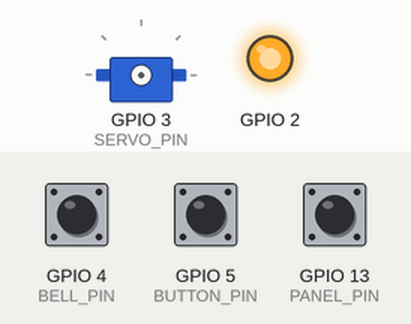
Recording of a sketch running on a simulated ESP8266 (NodeMCU). Parts: servo, output pins drawn as LEDs (lit = HIGH). The test bench sets the inputs (shaded band); at power-on: GPIO 5 (BUTTON_PIN) HIGH, GPIO 13 (PANEL_PIN) HIGH, GPIO 4 (BELL_PIN) HIGH. WiFi joins after 1.5 s; servers stay silent unless stated; no MQTT or app messages arrive unless stated; what the sketch prints to the serial monitor is not drawn.

Above: at 2.7 s.
2.8 s: GPIO 5 (BUTTON_PIN) pulled LOW for 0.15 s
4.4 s: GPIO 13 (PANEL_PIN) pulled LOW for 1 s
At 5.2 s:
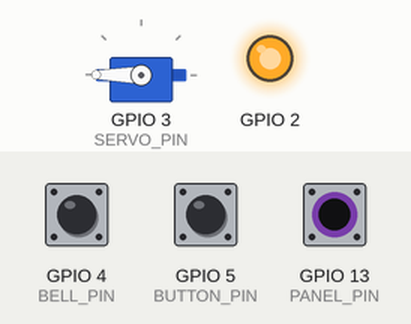
9.9 s: GPIO 5 (BUTTON_PIN) pulled LOW for 1 s
At 11.2 s:
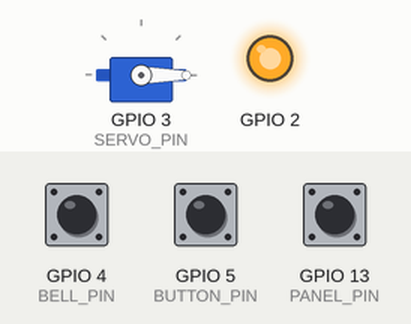
12.4 s: GPIO 5 (BUTTON_PIN) pulled LOW for 3.2 s
At 13.1 s:
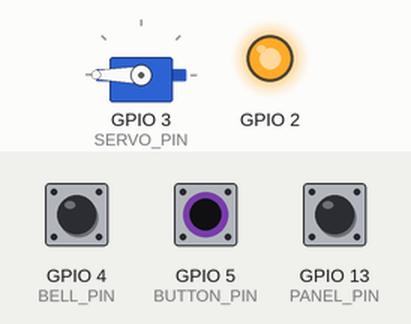
Timing chart, 0 to 15.4 s (numbered marks = the images above; inputs shaded):
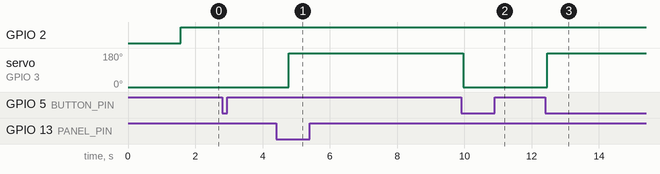

Measured:
- after the input at 4.4 s, servo on GPIO 3 (SERVO_PIN): 0° → 180° after 0.37 s
- after the input at 9.9 s, servo on GPIO 3 (SERVO_PIN): 180° → 0° after 0.06 s
- after the input at 12.4 s, servo on GPIO 3 (SERVO_PIN): 0° → 180° after 0.06 s

The sketch:

ESP8266_MQTT_HOUSE_DOOR.ino
```cpp
#include <ESP8266WiFi.h>
#include <PubSubClient.h>
#include <ArduinoOTA.h>
#include <Servo.h>
#define CLIENT_NAME "ESP8266_HOUSE_DOOR"


#define TOPIC_DOOR_LOCK "lock/door/house"
#define TOPIC_DOOR_SWITCH "switch/door/house"
#define TOPIC_DOOR_STATE "state/door/house"
#define BELL_MSG "bell"
#define BUTTON_MSG "button"
#define PANEL_MSG "panel"
#define LOCK_MSG "lock"
#define UNLOCK_MSG "unlock"
#define TOGGLE_MSG "toggle"

#define SERVO_PIN 3
#define BUTTON_PIN 5
#define BELL_PIN 4
#define PANEL_PIN 13

#define LOCK_VALUE 0
#define UNLOCK_VALUE 180
#define LOCKING_TIME 1850
#define BELL_DEBOUNCE 60


#define PUBLISH_DELAY 50
#define DEBOUNCE_TIME 300
#define DEBUG true


const char* ssid = "PoliNET";
const char* password = "12345678";
const char* mqtt_server = "192.168.1.17";

Servo servo;
WiFiClient espClient;
PubSubClient client(espClient);

char msg[50];
unsigned long lastButtonTime=0;
unsigned long lastPanelTime=0;
unsigned long lastBellTime=0;
int currentangle=0;
boolean isLocked=false;
boolean lastButton=LOW;
boolean lastPanel=LOW;
boolean lastBell=LOW;

void setup_wifi() {

  delay(10);
  // We start by connecting to a WiFi network
  dPrintln("");
  dPrint("Connecting to ");
  dPrintln(ssid);

  WiFi.begin(ssid, password);
  WiFi.mode(WIFI_STA);
  while (WiFi.status() != WL_CONNECTED) {
    delay(500);
    dPrint(".");
  }

  dPrintln("");
  dPrintln("WiFi connected");
  dPrintln("IP address: ");
  dPrintln(WiFi.localIP().toString());
}

void callback(char* topic_c, byte* payload_c, unsigned int length) {
  dPrint("Message arrived [");
  dPrint(topic_c);
  dPrint("] ");
  String payload="";
  String topic=topic_c;
  for (int i = 0; i < length; i++) {
    payload+=(char)payload_c[i];
  }
  dPrintln("");
  dPrintln("Processed: " + payload + ", topic:"+topic);

  if(topic==TOPIC_DOOR_LOCK){
    if(payload==LOCK_MSG)
      lockDoor();
    else if(payload==UNLOCK_MSG)
      unlockDoor();
    else if(payload == TOGGLE_MSG)
      toggleDoorOffline();


  }


}


void reconnect() {
  // Loop until we're reconnected
  while (!client.connected()) {
    dPrint("Attempting MQTT connection...");
    // Attempt to connect
    if (client.connect(CLIENT_NAME)) {
      dPrintln("connected");
      //Subscribe to topics
      client.subscribe(TOPIC_DOOR_LOCK,0);

    } else {
      dPrint("failed, rc=");
      dPrint((String)client.state());
      dPrintln(" try again in 5 seconds");
      // Wait 5 seconds before retrying
      unsigned long startTime=millis();
      while(millis()<startTime+5000){
        updateButtonsOffline();
        ArduinoOTA.handle();
      }
    }
  }
  digitalWrite(LED_BUILTIN,HIGH);
}

void dPrint(String text){
  if(DEBUG) Serial.print(text);
}

void dPrintln(String text){
  if(DEBUG) Serial.println(text);
}

void startOTAServer(){
  ArduinoOTA.setHostname(CLIENT_NAME);
  ArduinoOTA.onStart([]() {
    String type;
    if (ArduinoOTA.getCommand() == U_FLASH)
      type = "sketch";
    else // U_SPIFFS
      type = "filesystem";

    // NOTE: if updating SPIFFS this would be the place to unmount SPIFFS using SPIFFS.end()
    dPrintln("Start updating " + type);
  });
  ArduinoOTA.onEnd([]() {
    dPrintln("END OTA!");
  });
  ArduinoOTA.onProgress([](unsigned int progress, unsigned int total) {
    dPrintln("Progress: " + (progress / (total / 100)));
  });

  ArduinoOTA.onError([](ota_error_t error) {
    dPrintln("Error[%u]: " + error);
    if (error == OTA_AUTH_ERROR) dPrintln("Auth Failed");
    else if (error == OTA_BEGIN_ERROR) dPrintln("Begin Failed");
    else if (error == OTA_CONNECT_ERROR) dPrintln("Connect Failed");
    else if (error == OTA_RECEIVE_ERROR) dPrintln("Receive Failed");
    else if (error == OTA_END_ERROR) dPrintln("End Failed");
  });
  ArduinoOTA.begin();

}


void setup() {
  pinMode(LED_BUILTIN, OUTPUT);     // Initialize the BUILTIN_LED pin as an output
  digitalWrite(LED_BUILTIN, LOW);
  pinMode(BUTTON_PIN,INPUT_PULLUP);
  pinMode(PANEL_PIN,INPUT_PULLUP);
  pinMode(BELL_PIN,INPUT_PULLUP);
  if(DEBUG) Serial.begin(115200);
  setup_wifi();
  startOTAServer();
  client.setServer(mqtt_server, 1883);
  client.setCallback(callback);

  //Don't do this, since it shakes the actual motor real quick on reset, happen a lot...
  //servo.attach(SERVO_PIN); //3(RX)
  //servo.write(90);
  //servo.detach();
}


void loop() {
  //debugIt();
  if (!client.connected()) {
    reconnect();
  }

  updateButtons();


  client.loop();
  ArduinoOTA.handle();
}


void updateButtons(){
  boolean currentButton=digitalRead(BUTTON_PIN);
  boolean currentPanel=digitalRead(PANEL_PIN);
  boolean currentBell=digitalRead(BELL_PIN);
  unsigned long currentTime=millis();

  if(currentButton==HIGH&&lastButton==LOW&&currentTime>lastButtonTime+DEBOUNCE_TIME){
    lastButtonTime=currentTime;
    lastButton=HIGH;
  }
  if(currentButton==LOW&&lastButton==HIGH&&currentTime>lastButtonTime+DEBOUNCE_TIME){
    lastButtonTime=currentTime;
    lastButton=LOW;
    delay(BELL_DEBOUNCE);
    if(digitalRead(BUTTON_PIN)==LOW)
      toggleDoorOffline();
      //client.publish(TOPIC_DOOR_SWITCH,BUTTON_MSG);
  }

  if(currentPanel==HIGH&&lastPanel==LOW&&currentTime>lastPanelTime+DEBOUNCE_TIME){
    lastPanelTime=currentTime;
    lastPanel=HIGH;
  }
  if(currentPanel==LOW&&lastPanel==HIGH&&currentTime>lastPanelTime+DEBOUNCE_TIME){
    lastPanelTime=currentTime;
    lastPanel=LOW;
    delay(BELL_DEBOUNCE);
      if(digitalRead(PANEL_PIN)==LOW)
        toggleDoorOffline();
        //client.publish(TOPIC_DOOR_SWITCH,PANEL_MSG);
  }

  if(currentBell==HIGH&&lastBell==LOW&&currentTime>lastBellTime+DEBOUNCE_TIME){
    lastBellTime=currentTime;
    lastBell=HIGH;
  }
  if(currentBell==LOW&&lastBell==HIGH&&currentTime>lastBellTime+DEBOUNCE_TIME){
    lastBellTime=currentTime;
    lastBell=LOW;
    delay(BELL_DEBOUNCE);
      if(digitalRead(BELL_PIN)==LOW)
      client.publish(TOPIC_DOOR_SWITCH,BELL_MSG);
  }


}


void updateButtonsOffline(){
  boolean currentButton=digitalRead(BUTTON_PIN);
  boolean currentPanel=digitalRead(PANEL_PIN);
  boolean currentBell=digitalRead(BELL_PIN);
  unsigned long currentTime=millis();

  if(currentButton==HIGH&&lastButton==LOW&&currentTime>lastButtonTime+DEBOUNCE_TIME){
    lastButtonTime=currentTime;
    lastButton=HIGH;
  }
  if(currentButton==LOW&&lastButton==HIGH&&currentTime>lastButtonTime+DEBOUNCE_TIME){
    lastButtonTime=currentTime;
    lastButton=LOW;
      toggleDoorOffline();
  }

  if(currentPanel==HIGH&&lastPanel==LOW&&currentTime>lastPanelTime+DEBOUNCE_TIME){
    lastPanelTime=currentTime;
    lastPanel=HIGH;
  }
  if(currentPanel==LOW&&lastPanel==HIGH&&currentTime>lastPanelTime+DEBOUNCE_TIME){
    lastPanelTime=currentTime;
    lastPanel=LOW;
      toggleDoorOffline();
  }


}


void lockDoor(){
  if(!isLocked){
    isLocked=true;
    servo.attach(SERVO_PIN);
    servo.write(LOCK_VALUE);
    delay(LOCKING_TIME);
    servo.detach();
    client.publish(TOPIC_DOOR_STATE,LOCK_MSG);
  }
}

void unlockDoor(){
  if(isLocked){
    isLocked=false;
    servo.attach(SERVO_PIN);
    servo.write(UNLOCK_VALUE);
    delay(LOCKING_TIME);
    servo.detach();
    client.publish(TOPIC_DOOR_STATE,UNLOCK_MSG);
  }
}


void toggleDoorOffline(){
  if(isLocked)
    unlockDoor();
  else
    lockDoor();
}


void debugIt(){
  //boolean temp1=digitalRead(SW1);
  //boolean temp2=digitalRead(SW2);
  //long currentTime=millis();
  //client.publish(TOPIC_SW1,ON_MSG);

}
```
